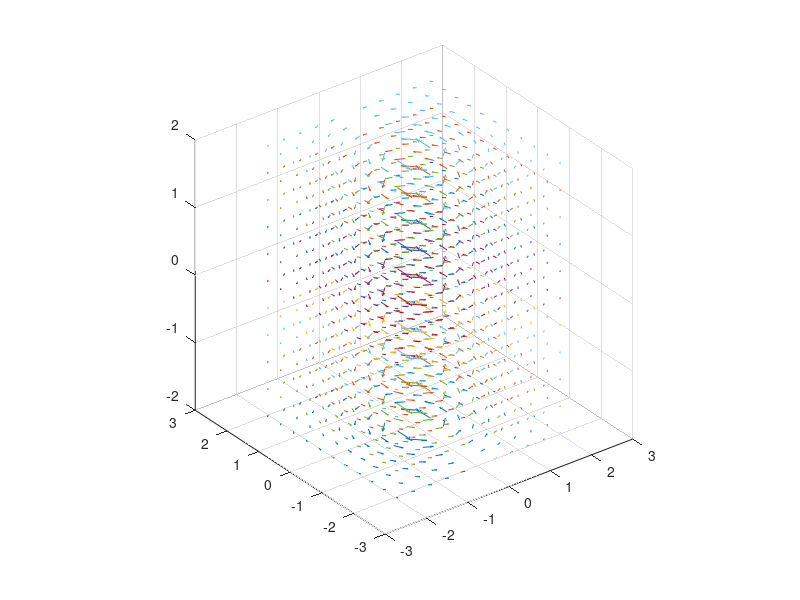

MATLAB code for this plot:
clear; clf; hold off;
xa=-2:0.4:2;
ya=-2:0.4:2;
B1=1;
[x,y]=meshgrid(xa,ya);
for zi=-2:0.4:2
    B1=B1+50;
    Bx=-B1*y./(x.^2+y.^2);
    By=+B1*x./(x.^2+y.^2);
    z=zi*x./x;
    Bz=0*sqrt(x.^2+y.^2);
    quiver3(x,y,z,Bx,By,Bz); hold on
end
axis square
